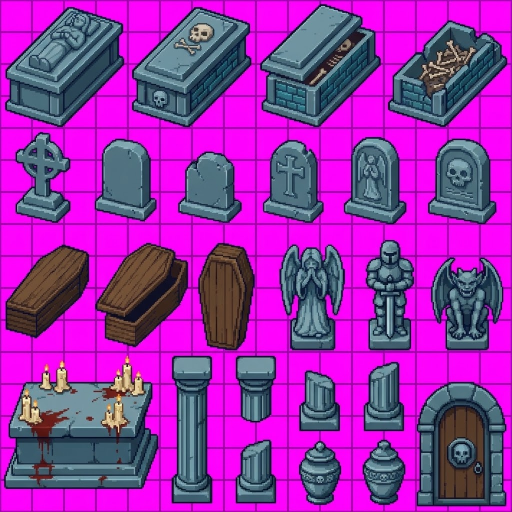
#> input picture lendas-de-taverna/tools/mmo/ia_src/cripta/c1.jpg, 1024 x 1024 px (shown at 1/2 size); its folder holds 4 pictures in this run
$ python cripta_ia.py
#> lines starting #> are read from the running program, lines starting #| are printed output that depends on the picture; after the words box and inside, x2 and y2 are one past the last pixel; in counts of white or black regions, pixels touching at a corner belong together
### lendas-de-taverna/tools/mmo/ia_src/cripta/segm.py
"""Recorta os sprites das folhas de IA da cripta (fundo magenta com grade)."""
from PIL import Image,ImageDraw
import numpy as np
from scipy import ndimage
def _defringe(rgb,al):
    # borda do sprite contaminada pelo fundo magenta: remove 1 px do contorno e pinta de escuro o que sobrar arroxeado (3 px de faixa)
    al=ndimage.binary_erosion(al,iterations=1,border_value=0)
    edge=al&~ndimage.binary_erosion(al,iterations=3,border_value=1)
    r,g,b=rgb[:,:,0].astype(int),rgb[:,:,1].astype(int),rgb[:,:,2].astype(int)
    pur=edge&((np.minimum(r,b)-g)>14)&(r>g+8)&(b>g+8)
    rgb[pur]=(24,28,40)
    return al
def defringe_img(im):
    a=np.array(im);rgb=a[:,:,:3].copy();al=_defringe(rgb,a[:,:,3]>0)
    return Image.fromarray(np.dstack([rgb,(al*255)]).astype('uint8'),'RGBA')
def segment(path,dil=4,minarea=300,fringe=True):
#> called with dil = 4, minarea = 120, fringe = True
    im=Image.open(path).convert('RGB');a=np.array(im).astype(int);r,g,b=a[:,:,0],a[:,:,1],a[:,:,2]
#> in segment, im is the input picture: PIL image 1024x1024 RGB; mean R, G, B 154.1, 46.2, 169.4
    bg=(r>150)&(b>150)&(g<0.62*np.minimum(r,b))&(np.abs(r-b)<75)
#> bg: shape (1024, 1024) bool; 49.4% white; 5 white regions (4 under 20 px), largest, box (x1, y1, x2, y2) and area: (0, 0, 1024, 1024) 518376
    fg=~bg
    fg=ndimage.binary_opening(fg,iterations=1)
#> fg: shape (1024, 1024) bool; 50.5% white; 3 black regions (2 under 20 px), largest, box (x1, y1, x2, y2) and area: (0, 0, 1024, 1024) 519472
    lab,n=ndimage.label(ndimage.binary_dilation(fg,iterations=dil))
#> lab: shape (1024, 1024) int32; 27 distinct labels, from 0 to 26
#> n = 26
    out=[]
    for i,sl in enumerate(ndimage.find_objects(lab)):
        m=(lab[sl]==i+1)&ndimage.binary_dilation(fg[sl],iterations=1)
        if m.sum()<minarea:continue
        al=fg[sl]&m
        holes=ndimage.binary_fill_holes(al)&~al
        hl,hn=ndimage.label(holes)
        for k in range(1,hn+1):
            if (hl==k).sum()<260:al|=(hl==k)
        sub_=a[sl];mg=(sub_[:,:,0]>140)&(sub_[:,:,2]>140)&(sub_[:,:,1]<0.62*np.minimum(sub_[:,:,0],sub_[:,:,2]))&(np.abs(sub_[:,:,0]-sub_[:,:,2])<75)
        al=al&~mg
        if fringe:al=_defringe(a[sl],al)
        rgba=np.dstack([a[sl],(al*255)]).astype('uint8');img=Image.fromarray(rgba,'RGBA');bb=img.getbbox()
        if bb:img=img.crop(bb)
        out.append((sl[0].start,sl[1].start,img))
#> this loop made 26 passes
#> (hn, bb) on passes 1 to 12: (1, (5, 6, 247, 252)), (0, (5, 5, 242, 244)), (0, (5, 5, 243, 245)), (0, (5, 5, 242, 219)), (0, (6, 5, 115, 185)), (0, (5, 5, 128, 179)), (0, (5, 5, 127, 169)), (0, (5, 5, 140, 176)), (0, (5, 5, 124, 171)), (0, (5, 5, 131, 147)), (0, (5, 5, 100, 225)), (0, (6, 5, 120, 219))
#> al: shape (138, 92) bool; 58.3% white; 1 black region, box (x1, y1, x2, y2) and area: (0, 0, 92, 138) 5298
#> holes: shape (138, 92) bool; every value is 0
#> after the loop, out = 25 items
    out.sort(key=lambda t:(round(t[0]/110),t[1]))
    return [o[2] for o in out]
# [13 lines that do not run on import are left out]

### lendas-de-taverna/tools/mmo/cripta_ia.py
"""Arte das Catacumbas gerada por IA (folhas em ia_src/cripta/c1..c4.jpg): recorta cada sprite do fundo magenta, reduz para a escala do jogo,
quantiza numa paleta única e define colisões. Também fatia os tiles de chão (16x16). Uso: exec() dentro de build_cripta.py."""
import os,sys
from PIL import Image
import numpy as np
_H=globals().get('HERE') or os.getcwd()
sys.path.insert(0,os.path.join(_H,'ia_src','cripta'))
from segm import segment,defringe_img
_D=os.path.join(_H,'ia_src','cripta')
_SH={n:segment(os.path.join(_D,n+'.jpg'),dil=d,minarea=120,fringe=(n!='c2')) for n,d in (('c1',4),('c2',1),('c3',3),('c4',4))}
#> call 2 of segment, with dil = 1, minarea = 120, fringe = False
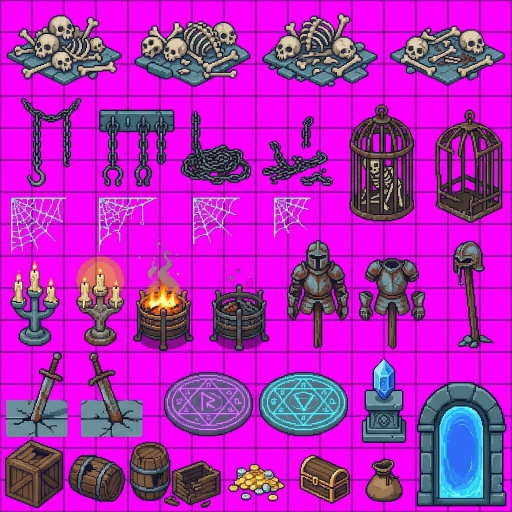
#> input picture lendas-de-taverna/tools/mmo/ia_src/cripta/c2.jpg, 1024 x 1024 px (shown at 1/2 size)
#> in segment, im is the input picture: PIL image 1024x1024 RGB; mean R, G, B 179, 37.5, 185.5
#> in segment (call 2), `bg=(r>150)&(b>150)&(g<0.62*np.minimum(r,b))&(np.abs(r-b)<75)`: bg: shape (1024, 1024) bool; 61.2% white; 406 black regions (334 under 20 px), largest, box (x1, y1, x2, y2) and area: (831, 763, 1013, 1015) 39992, (8, 703, 135, 1016) 23903, (699, 207, 829, 447) 23101
#> in segment (call 2), `fg=ndimage.binary_opening(fg,iterations=1)`: fg: shape (1024, 1024) bool; 38.4% white; 158 white regions (59 under 20 px), largest, box (x1, y1, x2, y2) and area: (831, 763, 1013, 1015) 39965, (699, 207, 829, 445) 23060, (268, 42, 501, 174) 20891
#> in segment (call 2), `lab,n=ndimage.label(ndimage.binary_dilation(fg,iterations=dil))`:
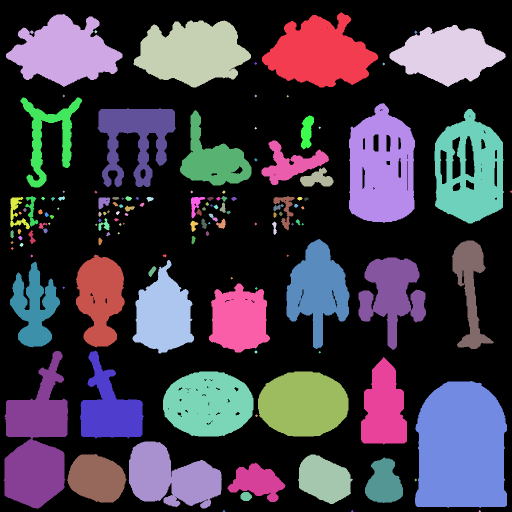
#> lab: shape (1024, 1024) int32 (shown at 1/2 size); 139 distinct labels, from 0 to 138; one colour per label, 0 black
#> in segment (call 2), `lab,n=ndimage.label(ndimage.binary_dilation(fg,iterations=dil))`: n = 138
#> the loop in segment (call 2), `for i,sl in enumerate(ndimage.find_objects(lab)):` made 138 passes
#> hn on passes 76, 79, 80, 82, 83, 96, 103, 104, 110, 112, 113, 114: 2, 0, 3, 1, 0, 1, 2, 0, 6, 0, 0, 2
#> (hn, bb) on passes 1, 2, 3, 4, 12, 13: (3, (1, 1, 231, 149)), (0, (1, 1, 232, 144)), (2, (1, 1, 234, 133)), (0, (1, 1, 231, 123)), (1, (1, 1, 122, 179)), (20, (1, 2, 131, 238))
#> after the loop in segment (call 2), `for i,sl in enumerate(ndimage.find_objects(lab)):`: out = 46 items
#> call 3 of segment, with dil = 3, minarea = 120, fringe = True
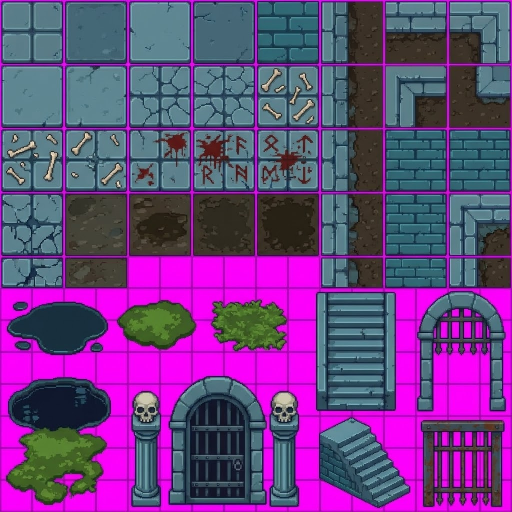
#> input picture lendas-de-taverna/tools/mmo/ia_src/cripta/c3.jpg, 1024 x 1024 px (shown at 1/2 size)
#> in segment, im is the input picture: PIL image 1024x1024 RGB; mean R, G, B 108.9, 65.7, 130.7
#> in segment (call 3), `bg=(r>150)&(b>150)&(g<0.62*np.minimum(r,b))&(np.abs(r-b)<75)`: bg: shape (1024, 1024) bool; 25% white; 29 white regions (1 under 20 px), largest, box (x1, y1, x2, y2) and area: (0, 0, 1024, 1024) 252515, (907, 903, 921, 974) 946, (930, 903, 944, 974) 926
#> in segment (call 3), `fg=ndimage.binary_opening(fg,iterations=1)`: fg: shape (1024, 1024) bool; 75% white; 29 black regions (1 under 20 px), largest, box (x1, y1, x2, y2) and area: (0, 0, 1024, 1024) 252896, (907, 903, 921, 974) 946, (930, 903, 944, 974) 926
#> in segment (call 3), `lab,n=ndimage.label(ndimage.binary_dilation(fg,iterations=dil))`:
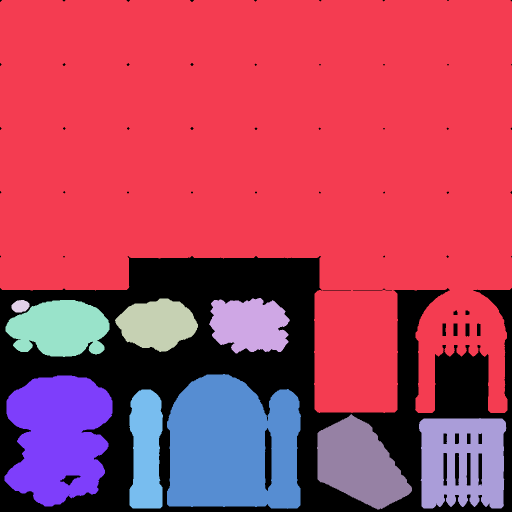
#> lab: shape (1024, 1024) int32 (shown at 1/2 size); 11 distinct labels, from 0 to 10; one colour per label, 0 black
#> in segment (call 3), `lab,n=ndimage.label(ndimage.binary_dilation(fg,iterations=dil))`: n = 10
#> the loop in segment (call 3), `for i,sl in enumerate(ndimage.find_objects(lab)):` made 10 passes
#> (hn, bb) on passes 1 to 10: (15, (3, 3, 1021, 822)), (1, (5, 4, 157, 106)), (0, (4, 4, 162, 103)), (0, (4, 5, 32, 21)), (0, (4, 4, 204, 110)), (0, (4, 5, 263, 265)), (1, (4, 4, 212, 258)), (0, (4, 4, 63, 234)), (1, (5, 5, 186, 187)), (12, (5, 5, 170, 177))
#> after the loop in segment (call 3), `for i,sl in enumerate(ndimage.find_objects(lab)):`: al: shape (181, 175) bool; 54.7% white; 13 black regions, largest, box (x1, y1, x2, y2) and area: (0, 0, 175, 181) 6722, (91, 66, 107, 139) 1144, (68, 66, 84, 139) 1135
#> after the loop in segment (call 3), `for i,sl in enumerate(ndimage.find_objects(lab)):`: holes: shape (181, 175) bool; 19% white; 12 white regions, largest, box (x1, y1, x2, y2) and area: (69, 67, 83, 138) 946, (92, 67, 106, 138) 926, (46, 67, 59, 138) 896
#> after the loop in segment (call 3), `for i,sl in enumerate(ndimage.find_objects(lab)):`:
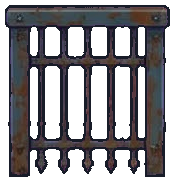
#> rgba: shape (181, 175, 4); mean R, G, B, A 118.7, 35.8, 122.8, 139.6; transparent parts drawn white
#> after the loop in segment (call 3), `for i,sl in enumerate(ndimage.find_objects(lab)):`: out = 10 items
#> call 4 of segment, with dil = 4, minarea = 120, fringe = True
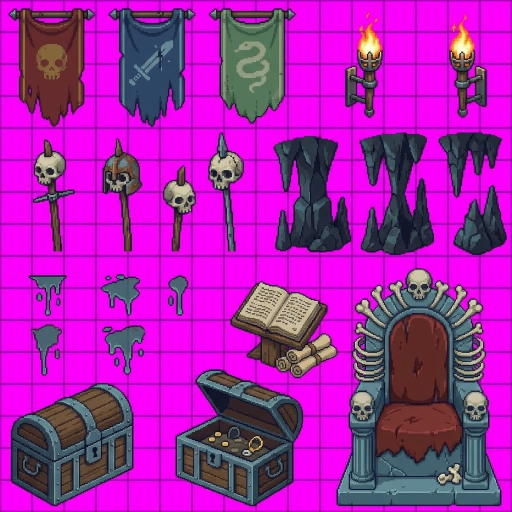
#> input picture lendas-de-taverna/tools/mmo/ia_src/cripta/c4.jpg, 1024 x 1024 px (shown at 1/2 size)
#> in segment, im is the input picture: PIL image 1024x1024 RGB; mean R, G, B 169.8, 33.1, 172.3
#> in segment (call 4), `r, g, b = (a[:, :, 0], a[:, :, 1], a[:, :, 2])`:
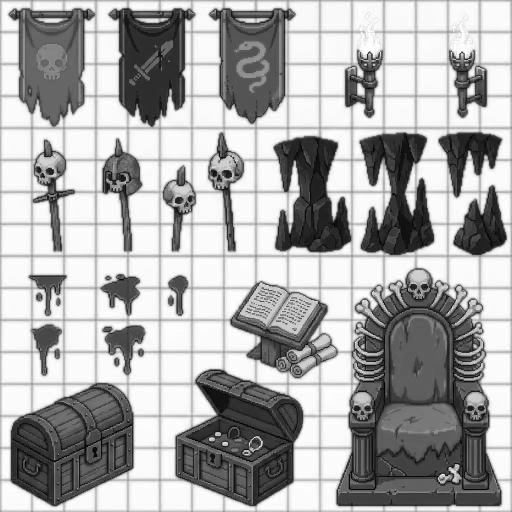
#> r: shape (1024, 1024) int64 (shown at 1/2 size); min 0, max 255, mean 169.8
#> in segment (call 4), `lab,n=ndimage.label(ndimage.binary_dilation(fg,iterations=dil))`: n = 27
#> the loop in segment (call 4), `for i,sl in enumerate(ndimage.find_objects(lab)):` made 27 passes
#> (hn, bb) on passes 1, 2, 3, 5, 7, 8, 9, 10, 11, 12, 13, 14: (1, (5, 6, 177, 242)), (1, (5, 6, 177, 241)), (1, (5, 5, 176, 235)), (1, (6, 5, 80, 207)), (1, (5, 5, 79, 193)), (0, (5, 6, 130, 136)), (0, (5, 5, 75, 241)), (0, (5, 5, 152, 249)), (0, (5, 5, 159, 236)), (0, (6, 5, 84, 230)), (0, (5, 5, 88, 227)), (0, (6, 5, 70, 175))
#> after the loop in segment (call 4), `for i,sl in enumerate(ndimage.find_objects(lab)):`: out = 25 items
_SH['c2']=[im if i in (37,38) else defringe_img(im) for i,im in enumerate(_SH['c2'])]      # runas roxas/ciano ficam sem o filtro (a cor delas já é arroxeada)
def _split(im,axis):                                   # separa dois objetos colados pelo vão de menor alfa (axis 0 = corta por linhas, 1 = por colunas)
#> called with axis = 0
    a=np.array(im)[:,:,3]>0;prof=a.sum(axis=1 if axis==0 else 0);n=len(prof);lo,hi=int(n*.25),int(n*.8)
#> after `prof = a.sum(axis=1 if axis == 0 else 0)`: prof = 313 values, max 123 at index 129, min 0 at index 0, mean 72.4
#> after `n = len(prof)`: n = 313
#> after `lo, hi = (int(n * 0.25), int(n * 0.8))`: lo = 78; hi = 250
    cut=lo+int(np.argmin(prof[lo:hi]));parts=[]
#> after `cut = lo + int(np.argmin(prof[lo:hi]))`: cut = 170
    for box in (((0,0,im.width,cut),(0,cut,im.width,im.height)) if axis==0 else ((0,0,cut,im.height),(cut,0,im.width,im.height))):
        p=im.crop(box);bb=p.getbbox();parts.append(p.crop(bb) if bb else p)
#> this loop made 2 passes
#> (box, bb) on passes 1 to 2: ((0, 0, 126, 170), (2, 1, 125, 170)), ((0, 170, 126, 313), (1, 7, 118, 142))
#> after the loop, parts = 2 items
    return parts
_c2=list(_SH['c2'])
_a,_b=_split(_c2[34],0);_c,_d=_split(_c2[41],1)
#> the loop in _split (call 2), `for box in (((0,0,im.width,cut),(0,cut,im.width,im.height)) if axis==0..` made 2 passes
#> (box, bb) on passes 1 to 2: ((0, 0, 82, 132), (1, 1, 82, 125)), ((82, 0, 183, 132), (0, 38, 100, 131))
_X={'c2_sword1':_a,'c2_crate':_b,'c2_barrel2':_c,'c2_crate2':_d}      # peças que a IA entregou coladas
def _get(s,i):return _X[i] if isinstance(i,str) else _SH[s][i]
def _scale(im,f):
#> called with f = 0.24
    w,h=max(1,round(im.width*f)),max(1,round(im.height*f))
#> w = 57; h = 57
    p=im.convert('RGBa').resize((w,h),Image.BOX).convert('RGBA')
    a=np.array(p);a[:,:,3]=np.where(a[:,:,3]>110,255,0);return Image.fromarray(a,'RGBA')
def _clean(im):
    from scipy import ndimage
    a=np.array(im);m=a[:,:,3]>0;edge=m&~ndimage.binary_erosion(m,iterations=1,border_value=1)
    r,g,b=a[:,:,0].astype(int),a[:,:,1].astype(int),a[:,:,2].astype(int)
    pur=edge&((np.minimum(r,b)-g)>10)&(r>g+4)&(b>g+4)
    a[pur,:3]=(24,28,40);return Image.fromarray(a,'RGBA')
# kind: wide (colisão ao longo da largura), post (poste fino), tree, flat (sem colisão, no chão), none (em pé sem colisão), wall (parede densa)
CAT={
 'sarc':[('c1',i,.24,'wide') for i in (0,1,2,3)],
 'tomb':[('c1',4,.16,'post'),('c1',5,.15,'post'),('c1',6,.15,'post'),('c1',7,.15,'post'),('c1',8,.15,'post'),('c1',9,.15,'post')],
 'coffin':[('c1',10,.19,'wide'),('c1',11,.19,'wide'),('c1',12,.21,'post')],
 'statue':[('c1',13,.24,'post'),('c1',14,.24,'post'),('c1',15,.24,'post')],
 'altar':[('c1',16,.24,'wide')],
 'pillar':[('c1',17,.235,'post'),('c1',18,.23,'post')],
 'brokenp':[('c1',19,.23,'post'),('c1',20,.23,'post'),('c1',22,.23,'post')],
 'mausdoor':[('c1',21,.28,'wide')],
 'urn':[('c1',23,.18,'post'),('c1',24,.18,'post')],
 'bonepile':[('c2',i,.15,'flat') for i in (0,1,2,3)],
 'chainh':[('c2',4,.23,'none'),('c2',5,.23,'none')],
 'chainfloor':[('c2',6,.18,'flat')],
 'cage':[('c2',8,.21,'post'),('c2',9,.21,'post')],
 'candel':[('c2',28,.18,'post'),('c2',29,.18,'post')],
 'armor':[('c2',26,.21,'post'),('c2',33,.22,'post'),('c2',27,.21,'post')],
 'sword':[('c2','c2_sword1',.2,'post'),('c2',35,.18,'post')],
 'crystal':[('c2',36,.21,'post')],
 'rune':[('c2',37,.25,'flat')],
 'runeb':[('c2',38,.25,'flat')],
 'portal':[('c2',39,.25,'wide')],
 'crate':[('c2','c2_crate',.22,'wide'),('c2','c2_crate2',.22,'wide')],
 'barrel':[('c2',40,.2,'post'),('c2','c2_barrel2',.21,'post'),('c2',41,.21,'post')] if False else [('c2',40,.2,'post'),('c2','c2_barrel2',.21,'post')],
 'coins':[('c2',42,.21,'flat')],
 'chest':[('c2',43,.25,'wide')],
 'sack':[('c2',44,.24,'post')],
 'puddle':[('c3',1,.2,'flat')],
 'moss':[('c3',3,.2,'flat'),('c3',4,.2,'flat')],
 'gate':[('c3',7,.36,'wide')],
 'skullpil':[('c3',6,.32,'post')],
 'portcul':[('c3',9,.26,'wide')],
 'banner':[('c4',0,.22,'none'),('c4',1,.22,'none'),('c4',2,.22,'none')],
 'torchw':[('c4',3,.21,'none'),('c4',4,.21,'none')],
 'stake':[('c4',5,.14,'post'),('c4',6,.14,'post'),('c4',7,.14,'post'),('c4',11,.14,'post')],
 'stalag':[('c4',8,.19,'wide'),('c4',9,.19,'wide'),('c4',12,.2,'wide')],
 'book':[('c4',16,.14,'post')],
 'throne':[('c4',17,.25,'wide')],
 'chest2':[('c4',23,.125,'wide'),('c4',24,.125,'wide')],
 'drip':[('c4',i,.12,'flat') for i in (13,14,15,18,20)],
}
def _col(kind,w,h):
    if kind in('flat','none'):return None
    if kind=='post':return [(0,-2,max(3.5,min(7,w*.28)))]
    if kind=='wall':
        n=max(1,round(w/8));return [(((i/(n-1))-.5)*(w-8) if n>1 else 0,-3,4.6) for i in range(n)]
    r=max(4.5,min(8,h*.17));fw=max(8,w*.78);n=max(1,round(fw/9))
    return [(((i/(n-1))-.5)*(fw-8) if n>1 else 0,-max(3,h*.12),r) for i in range(n)]
_raw={k:[(_clean(_scale(_get(s,i),f)),kd) for (s,i,f,kd) in v] for k,v in CAT.items()}
_all=[im for v in _raw.values() for im,_ in v]
_px=np.concatenate([np.array(im)[np.array(im)[:,:,3]>0][:,:3] for im in _all])
_pal=Image.fromarray(_px[:80000].reshape(-1,1,3).astype('uint8'),'RGB').quantize(colors=96,method=Image.MEDIANCUT,dither=Image.NONE)
def _quant(im):
    a=np.array(im);m=a[:,:,3]>0
    rgb=Image.fromarray(a[:,:,:3],'RGB').quantize(palette=_pal,dither=Image.NONE).convert('RGB')
    return Image.fromarray(np.dstack([np.array(rgb),np.where(m,255,0)]).astype('uint8'),'RGBA')
CI={}
for k,v in _raw.items():
    L=[]
    for im,kd in v:
        q=_quant(im);q.col=_col(kd,q.width,q.height);q.kind=kd;L.append(q)
    CI[k]=L
#> this loop made 38 passes
#> k on passes 2, 4, 6, 7, 9, 10, 11, 12, 13, 14, 15, 16: 'tomb', 'statue', 'pillar', 'brokenp', 'urn', 'bonepile', 'chainh', 'chainfloor', 'cage', 'candel', 'armor', 'sword'
#> k on passes 1, 3, 5, 8, 20, 21: 'sarc', 'coffin', 'altar', 'mausdoor', 'portal', 'crate'
#> after the loop, CI = 38 items
# tiles de chão 16x16 (cada célula da folha tem 128 px = tile ampliado 8x)
_c3=Image.open(os.path.join(_D,'c3.jpg')).convert('RGB')
def _tile(cx,cy):
    t=_c3.crop((cx*128+6,cy*128+6,cx*128+122,cy*128+122)).resize((16,16),Image.BOX)
    return t.convert('RGBA')
TL={'plain':[_tile(c,r) for c,r in ((0,0),(1,0),(2,0),(3,0),(0,1),(1,1))],
    'crack':[_tile(c,r) for c,r in ((2,1),(3,1),(0,3))],
    'bone':[_tile(c,r) for c,r in ((4,1),(0,2),(1,2))],
    'blood':[_tile(c,r) for c,r in ((2,2),(3,2))],
    'rune':[_tile(4,2)],
    'dirt':[_tile(c,3) for c in (1,2,3,4)],
    'brick':[_tile(4,0),_tile(6,2),_tile(7,2)]}
if os.environ.get('IA_PREVIEW'):
    W=1500;x=y=rh=0;items=[(k,s) for k,v in CI.items() for s in v];pos=[]
    for k,s in items:
        t=s.resize((s.width*2,s.height*2),Image.NEAREST)
        if x+t.width>W:x=0;y+=rh+8;rh=0
        pos.append((x,y,t));x+=t.width+8;rh=max(rh,t.height)
    pv=Image.new('RGBA',(W,y+rh+140),(210,205,190,255))
    for x,y,t in pos:pv.alpha_composite(t,(x,y))
    xx=0
    for k,v in TL.items():
        for t in v:pv.alpha_composite(t.resize((48,48),Image.NEAREST),(xx,y+rh+20));xx+=52
    pv.save('/tmp/mt/cripta_ia_preview.png')
